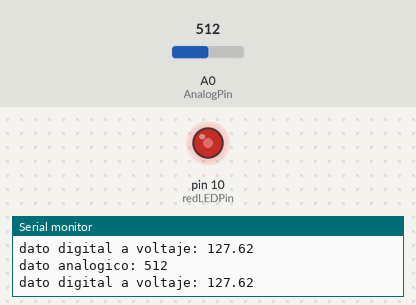
Recording of a sketch running on a simulated Arduino Uno, built with avr-gcc and run on an emulated ATmega328P. Parts: output pins drawn as LEDs (lit = HIGH), the last lines printed to the serial monitor. The test bench sets the inputs (shaded band); at power-on: A0 (AnalogPin) = 512.

Above: at 1.2 s.
1.3 s: A0 (AnalogPin) set to 716
At 2.3 s:
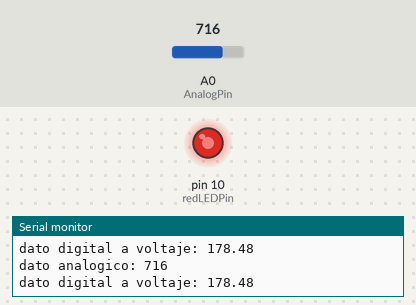
3.0 s: A0 (AnalogPin) set to 900
At 3.7 s:
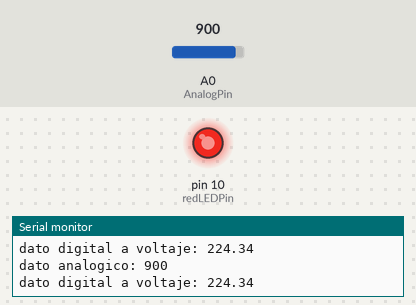
4.5 s: A0 (AnalogPin) set to 122
At 5.1 s:
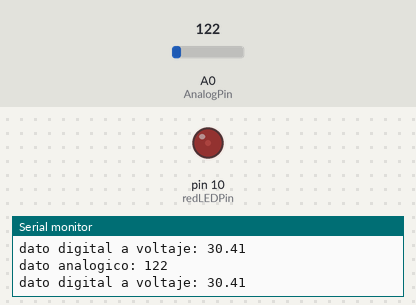
6.0 s: A0 (AnalogPin) set to 0
At 6.4 s:
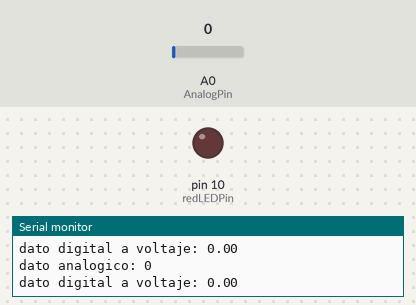
7.5 s: A0 (AnalogPin) set to 511
At 7.8 s:
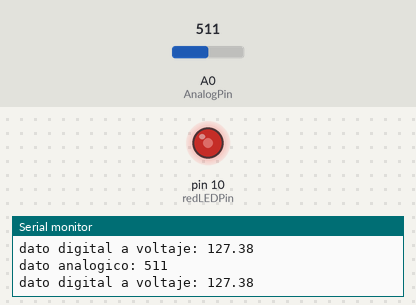
Timing chart, 0 to 10.0 s (numbered marks = the images above; inputs shaded):
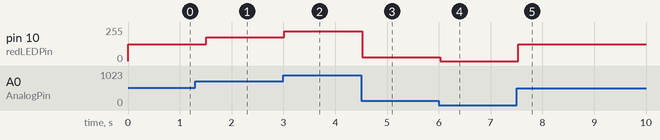

The sketch:

AnalogWriteLEDS.ino
```cpp
//variables globales
int redLEDPin=10;
int AnalogPin=A0;
int readValue;
float voltage;
int rWaitTimeOn=250;
int rWaitTimeOff=250;
int yellowLEDPin=11;
int yWaitTimeOn=250;
int yWaitTimeOff=250;
int repsr=0;//solo las declaramos para usarlas abajo.
int repsye=0;//solo las declaramos para usarlas abajo.

void setup() {
  // put your setup code here, to run once:

  Serial.begin(115200);
  pinMode(redLEDPin,OUTPUT);
  pinMode(AnalogPin,INPUT);


}

// comentario
// pene
void loop() {
  // put your main code here, to run repeatedly:
  readValue=analogRead(AnalogPin);
  Serial.print("dato analogico: ");
  Serial.println(readValue);
  voltage=(255./1023.)*readValue;//255 son los valores que tiene maximo en alalog el write y el read 1023
  analogWrite(redLEDPin,voltage);
  Serial.print("dato digital a voltaje: ");
  Serial.println(voltage);
  delay(250);


}
```

Measured:
- after the input at 1.3 s, pin 10 (redLEDPin): 127/255 → 178/255 after 0.21 s
- after the input at 3.0 s, pin 10 (redLEDPin): 178/255 → 224/255 at once
- after the input at 4.5 s, pin 10 (redLEDPin): 224/255 → 30/255 at once
- after the input at 6.0 s, pin 10 (redLEDPin): 30/255 → 0/255 at once
- after the input at 7.5 s, pin 10 (redLEDPin): 0/255 → 127/255 at once
